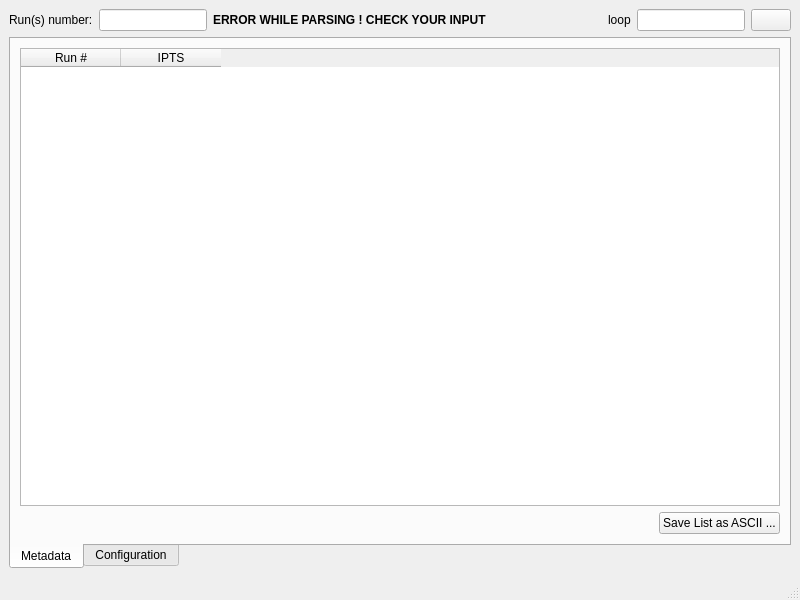
<?xml version="1.0" encoding="UTF-8"?>
<ui version="4.0">
 <class>MainWindow</class>
 <widget class="QMainWindow" name="MainWindow">
  <property name="geometry">
   <rect>
    <x>0</x>
    <y>0</y>
    <width>800</width>
    <height>600</height>
   </rect>
  </property>
  <property name="windowTitle">
   <string>MainWindow</string>
  </property>
  <widget class="QWidget" name="centralwidget">
   <layout class="QVBoxLayout" name="verticalLayout_5">
    <item>
     <layout class="QVBoxLayout" name="verticalLayout_4">
      <item>
       <layout class="QHBoxLayout" name="horizontalLayout">
        <item>
         <widget class="QLabel" name="label">
          <property name="text">
           <string>Run(s) number:</string>
          </property>
         </widget>
        </item>
        <item>
         <widget class="QLineEdit" name="runNumberEdit">
          <property name="toolTip">
           <string>1234 or 1234,1236 or 1234-1238</string>
          </property>
          <property name="text">
           <string/>
          </property>
         </widget>
        </item>
        <item>
         <widget class="QLabel" name="inputErrorLabel">
          <property name="enabled">
           <bool>true</bool>
          </property>
          <property name="font">
           <font>
            <weight>75</weight>
            <bold>true</bold>
           </font>
          </property>
          <property name="text">
           <string>ERROR WHILE PARSING ! CHECK YOUR INPUT  </string>
          </property>
         </widget>
        </item>
        <item>
         <spacer name="horizontalSpacer_3">
          <property name="orientation">
           <enum>Qt::Horizontal</enum>
          </property>
          <property name="sizeType">
           <enum>QSizePolicy::Expanding</enum>
          </property>
          <property name="sizeHint" stdset="0">
           <size>
            <width>40</width>
            <height>20</height>
           </size>
          </property>
         </spacer>
        </item>
        <item>
         <widget class="QLabel" name="searchLabel">
          <property name="text">
           <string>loop</string>
          </property>
         </widget>
        </item>
        <item>
         <widget class="QLineEdit" name="searchLineEdit"/>
        </item>
        <item>
         <widget class="QPushButton" name="clearButton">
          <property name="text">
           <string/>
          </property>
         </widget>
        </item>
       </layout>
      </item>
      <item>
       <widget class="QTabWidget" name="tabWidget">
        <property name="tabPosition">
         <enum>QTabWidget::South</enum>
        </property>
        <property name="currentIndex">
         <number>0</number>
        </property>
        <widget class="QWidget" name="tab">
         <attribute name="title">
          <string>Metadata</string>
         </attribute>
         <layout class="QVBoxLayout" name="verticalLayout_2">
          <item>
           <layout class="QVBoxLayout" name="verticalLayout">
            <item>
             <widget class="QTableWidget" name="metadataTable">
              <column>
               <property name="text">
                <string>Run #</string>
               </property>
              </column>
              <column>
               <property name="text">
                <string>IPTS</string>
               </property>
              </column>
             </widget>
            </item>
            <item>
             <layout class="QHBoxLayout" name="horizontalLayout_3">
              <item>
               <spacer name="horizontalSpacer_2">
                <property name="orientation">
                 <enum>Qt::Horizontal</enum>
                </property>
                <property name="sizeHint" stdset="0">
                 <size>
                  <width>40</width>
                  <height>20</height>
                 </size>
                </property>
               </spacer>
              </item>
              <item>
               <widget class="QPushButton" name="saveAsciiButton">
                <property name="text">
                 <string>Save List as ASCII ...</string>
                </property>
               </widget>
              </item>
             </layout>
            </item>
           </layout>
          </item>
         </layout>
        </widget>
        <widget class="QWidget" name="tab_2">
         <attribute name="title">
          <string>Configuration</string>
         </attribute>
         <layout class="QVBoxLayout" name="verticalLayout_3">
          <item>
           <widget class="QTableWidget" name="configureTable">
            <property name="sortingEnabled">
             <bool>true</bool>
            </property>
            <column>
             <property name="text">
              <string>Display ?</string>
             </property>
            </column>
            <column>
             <property name="text">
              <string>Name</string>
             </property>
            </column>
            <column>
             <property name="text">
              <string>Value</string>
             </property>
            </column>
            <column>
             <property name="text">
              <string>Units</string>
             </property>
            </column>
           </widget>
          </item>
          <item>
           <layout class="QHBoxLayout" name="horizontalLayout_2">
            <item>
             <widget class="QPushButton" name="unselectAll">
              <property name="enabled">
               <bool>false</bool>
              </property>
              <property name="text">
               <string>Unselect All</string>
              </property>
             </widget>
            </item>
            <item>
             <spacer name="horizontalSpacer">
              <property name="orientation">
               <enum>Qt::Horizontal</enum>
              </property>
              <property name="sizeHint" stdset="0">
               <size>
                <width>40</width>
                <height>20</height>
               </size>
              </property>
             </spacer>
            </item>
            <item>
             <widget class="QPushButton" name="exportConfiguration">
              <property name="enabled">
               <bool>false</bool>
              </property>
              <property name="text">
               <string>Export Configuration ...</string>
              </property>
             </widget>
            </item>
            <item>
             <widget class="QPushButton" name="importConfiguration">
              <property name="enabled">
               <bool>false</bool>
              </property>
              <property name="text">
               <string>Import Configuration ...</string>
              </property>
             </widget>
            </item>
           </layout>
          </item>
         </layout>
        </widget>
       </widget>
      </item>
     </layout>
    </item>
   </layout>
  </widget>
  <widget class="QMenuBar" name="menubar">
   <property name="geometry">
    <rect>
     <x>0</x>
     <y>0</y>
     <width>800</width>
     <height>25</height>
    </rect>
   </property>
  </widget>
  <widget class="QStatusBar" name="statusbar"/>
 </widget>
 <resources/>
 <connections>
  <connection>
   <sender>runNumberEdit</sender>
   <signal>returnPressed()</signal>
   <receiver>MainWindow</receiver>
   <slot>runNumberEditEvent()</slot>
   <hints>
    <hint type="sourcelabel">
     <x>169</x>
     <y>49</y>
    </hint>
    <hint type="destinationlabel">
     <x>399</x>
     <y>299</y>
    </hint>
   </hints>
  </connection>
  <connection>
   <sender>unselectAll</sender>
   <signal>clicked()</signal>
   <receiver>MainWindow</receiver>
   <slot>unselectAllClicked()</slot>
   <hints>
    <hint type="sourcelabel">
     <x>69</x>
     <y>513</y>
    </hint>
    <hint type="destinationlabel">
     <x>399</x>
     <y>299</y>
    </hint>
   </hints>
  </connection>
  <connection>
   <sender>exportConfiguration</sender>
   <signal>clicked()</signal>
   <receiver>MainWindow</receiver>
   <slot>exportConfigurationClicked()</slot>
   <hints>
    <hint type="sourcelabel">
     <x>520</x>
     <y>513</y>
    </hint>
    <hint type="destinationlabel">
     <x>399</x>
     <y>299</y>
    </hint>
   </hints>
  </connection>
  <connection>
   <sender>importConfiguration</sender>
   <signal>clicked()</signal>
   <receiver>MainWindow</receiver>
   <slot>importConfigurationClicked()</slot>
   <hints>
    <hint type="sourcelabel">
     <x>693</x>
     <y>513</y>
    </hint>
    <hint type="destinationlabel">
     <x>399</x>
     <y>299</y>
    </hint>
   </hints>
  </connection>
  <connection>
   <sender>tabWidget</sender>
   <signal>currentChanged(int)</signal>
   <receiver>MainWindow</receiver>
   <slot>userChangedTab()</slot>
   <hints>
    <hint type="sourcelabel">
     <x>399</x>
     <y>318</y>
    </hint>
    <hint type="destinationlabel">
     <x>399</x>
     <y>299</y>
    </hint>
   </hints>
  </connection>
  <connection>
   <sender>saveAsciiButton</sender>
   <signal>clicked()</signal>
   <receiver>MainWindow</receiver>
   <slot>saveMetadataListAsAsciiFile()</slot>
   <hints>
    <hint type="sourcelabel">
     <x>701</x>
     <y>512</y>
    </hint>
    <hint type="destinationlabel">
     <x>399</x>
     <y>299</y>
    </hint>
   </hints>
  </connection>
  <connection>
   <sender>searchLineEdit</sender>
   <signal>textEdited(QString)</signal>
   <receiver>MainWindow</receiver>
   <slot>searchLineEditLive()</slot>
   <hints>
    <hint type="sourcelabel">
     <x>675</x>
     <y>49</y>
    </hint>
    <hint type="destinationlabel">
     <x>399</x>
     <y>299</y>
    </hint>
   </hints>
  </connection>
  <connection>
   <sender>clearButton</sender>
   <signal>clicked()</signal>
   <receiver>MainWindow</receiver>
   <slot>searchLineEditClear()</slot>
   <hints>
    <hint type="sourcelabel">
     <x>761</x>
     <y>49</y>
    </hint>
    <hint type="destinationlabel">
     <x>399</x>
     <y>299</y>
    </hint>
   </hints>
  </connection>
 </connections>
 <slots>
  <slot>runNumberEditEvent()</slot>
  <slot>unselectAllClicked()</slot>
  <slot>exportConfigurationClicked()</slot>
  <slot>importConfigurationClicked()</slot>
  <slot>userChangedTab()</slot>
  <slot>saveMetadataListAsAsciiFile()</slot>
  <slot>searchLineEditLive()</slot>
  <slot>searchLineEditClear()</slot>
 </slots>
</ui>
